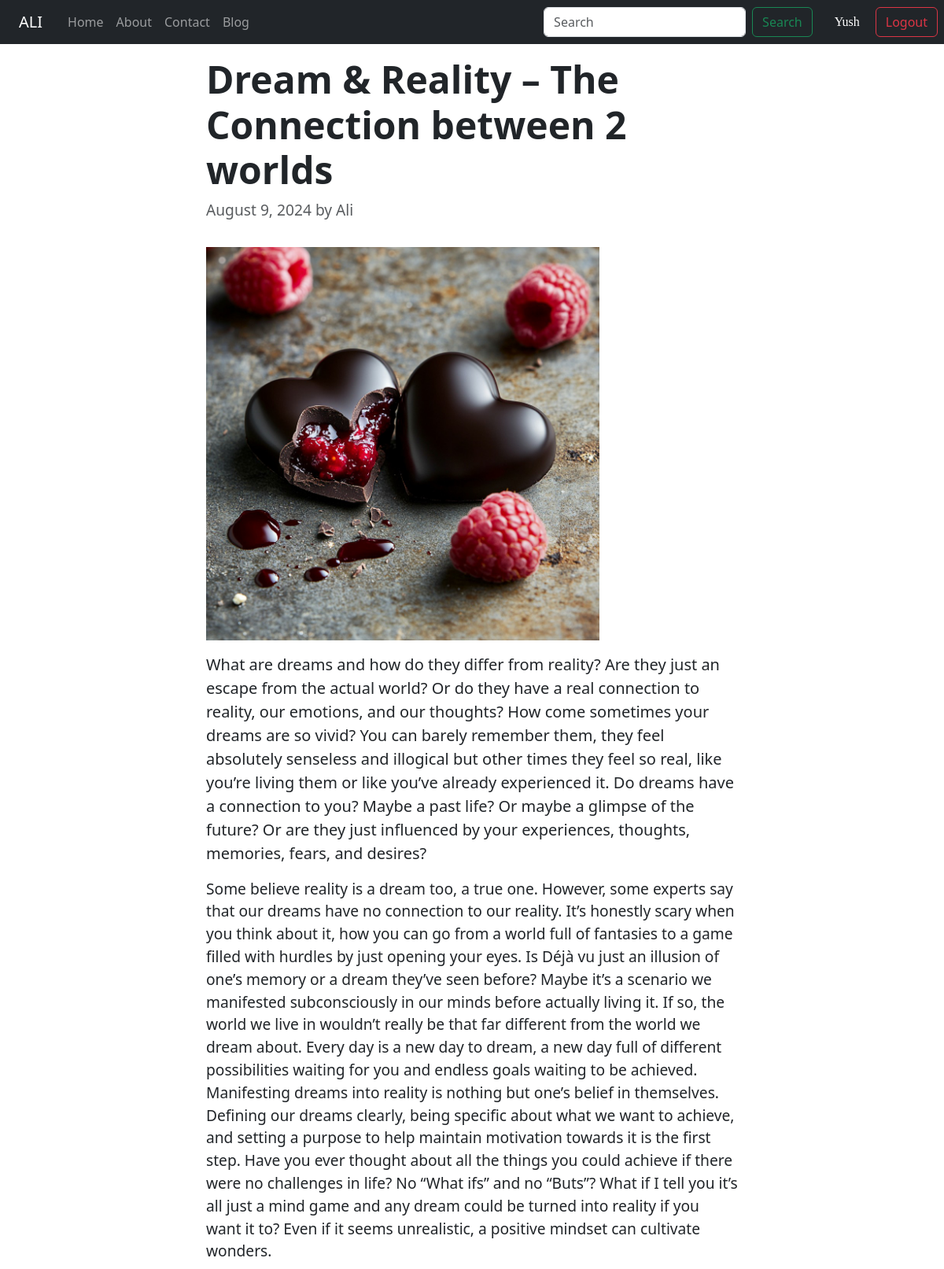
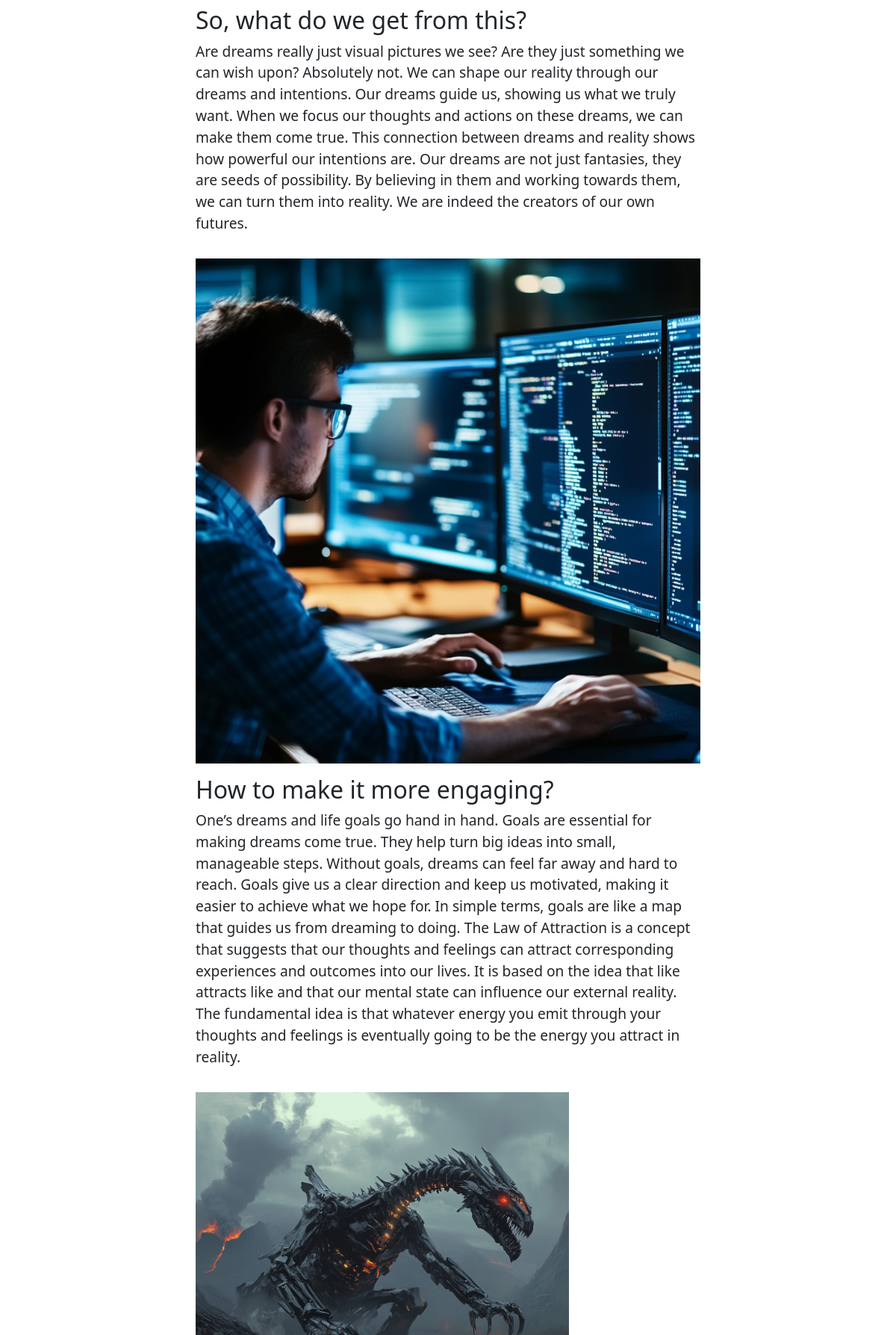
Screenshot of /blog/first/ (signed in, upper part) with the database file from the repository (2 pictures, top to bottom).
### ali/models.py (models this page shows, shortened)
class Post(models.Model):
    sno = models.AutoField(primary_key=True)
    title = models.CharField(max_length=255)
    author = models.CharField(max_length=50)
    intro = models.TextField(help_text="Short introduction or overview", null=True, blank=True)
    content = models.TextField(help_text="Main content of the article", null=True, blank=True)
    image1 = models.ImageField(upload_to='static/', null=True, blank=True, help_text="Main image")
    section1_title = models.CharField(max_length=255, blank=True, null=True, help_text="Title for section 1")
    section1_content = models.TextField(blank=True, null=True, help_text="Content for section 1")
    image2 = models.ImageField(upload_to='static/', null=True, blank=True, help_text="Image for section 1")
    section2_title = models.CharField(max_length=255, blank=True, null=True, help_text="Title for section 2")
    section2_content = models.TextField(blank=True, null=True, help_text="Content for section 2")
    image3 = models.ImageField(upload_to='static/', null=True, blank=True, help_text="Image for section 2")
    slug = models.SlugField(unique=True, max_length=150, null=True, blank=True)
    time_stamp = models.DateTimeField(auto_now_add=True)

### blog/views.py (the view)
# urls.py: path('<str:slug>/', views.blogpost, name='home'),
def blogpost(request, slug):
    post = Post.objects.filter(slug=slug).first()
    comments = PostComment.objects.filter(post=post, parent=None)
    replies = PostComment.objects.filter(post=post).exclude(parent=None)
    repDict = {}
    for reply in replies:
        if reply.parent.postSno not in repDict.keys():
            repDict[reply.parent.postSno] = [reply]
        else:
            repDict[reply.parent.postSno].append(reply)
    return render(request, 'ali/blogpost.html', {'post': post, "comments": comments, "user": request.user, "count": len(comments), "repDict": repDict})

### blog/templatetags/get_dict.py (called while the page is built)
@register.filter(name='get_val')
def get_val(dict, key):
    return dict.get(key)

### templates/ali/blogpost.html (shortened to what this page needs)
{% extends 'basic.html' %}
{% block body %}
{% load humanize %}
{% load get_dict %}
<div class="container my-3 col-md-8 col-lg-7">
    <article class="blog-post">
        <h1 class="display-5 font-weight-bold" style="font-weight: 700;">{{ post.title }}</h1>
        <p class="text-muted">{{ post.time_stamp|date:"F j, Y" }} by {{ post.author }}</p>
        {% if post.image3 %}
        <img src="{{ post.image3.url }}" alt="Description" style="width: 500px; height: auto;" class="img-fluid my-3">
        {% endif %}
        <p class="lead">{{ post.intro|safe }}</p>
        <p>{{ post.content }}</p>
        {% if post.section1_title %}
        <h2>{{ post.section1_title }}</h2>
        <p>{{ post.section1_content }}</p>
        {% if post.image1 %}
        <img src="{{ post.image1.url }}" alt="Section 1 Image" class="img-fluid my-3">
        {% endif %}
        {% endif %}
        {% if post.section2_title %}
        <h2>{{ post.section2_title }}</h2>
        <p>{{ post.section2_content }}</p>
        {% if post.image2 %}
        <img src="{{ post.image2.url }}" alt="Description" style="width: 500px; height: auto;" class="img-fluid my-3">
        {% endif %}
        {% endif %}
    </article>
</div>
    {% endblock %}

### templates/basic.html (shortened to what this page needs)
{% load static %}
<!doctype html>
<html lang="en">
<head>
  <link rel="stylesheet" href="https://cdn.jsdelivr.net/npm/bootstrap@5.3.3/dist/css/bootstrap.min.css"
>
</head>
<body>
  <nav class="navbar navbar-expand-lg navbar-dark bg-dark">
    <a class="navbar-brand mx-4" href="/">ALI</a>
    <div class="collapse navbar-collapse justify-content-between" id="navbarSupportedContent">
      <ul class="navbar-nav mb-2 mb-lg-0" id="navi">
        <li class="nav-item">
          <a class="nav-link {% block aliactive %}{% endblock aliactive%}" href="/">Home</a>
        </li>
        <li class="nav-item">
          <a class="nav-link {% block aboutactive %}{% endblock aboutactive %}" href="/blog/about">About</a>
        </li>
        <li class="nav-item">
          <a class="nav-link {% block contactactive %}{% endblock contactactive %}" href="/blog/contact">Contact</a>
        </li>
        <li class="nav-item">
          <a class="nav-link {% block bloghomeactive %}{% endblock bloghomeactive %}" href="/blog">Blog</a>
        </li>
      </ul>
      <form class="d-flex me-0" action="/blog/search" method="get">
        <input class="form-control me-2" name="query" id="search" type="search" placeholder="Search"
          aria-label="Search">
        <button class="btn btn-outline-success me-2" type="submit">Search</button>
        {% if user.is_authenticated %}
        <span class="welcome">{{user.username.capitalize}}</span>
        <a href="/logout"><button class="btn btn-outline-danger me-2" type="button">Logout</button></a>
        {% else %}
        <a href="/signup"><button class="btn btn-outline-success me-2" type="button">Signup</button></a>
        <a href="/signin"><button class="btn btn-outline-success me-2" type="button">Signin</button></a>
        {% endif %}
      </form>
    </div>
  </nav>
  {% block body %} {% endblock body %}
</body>
</html>

### templates/ali/blogpost.html (style rules this page uses)
.d-flex { margin-left: 12px; margin-right: 12px; }
.welcome { color: white; }
.welcome { display: flex; justify-content: center; align-items: center; color: white; margin: 0px 20px; font-family: cursive; }
p { font-size: larger; font-family: Impact, Haettenschweiler 'Arial Narrow Bold', sans-serif; font-weight: 400; }

### rows the page displays
Post: title "Dream & Reality – The Connection between 2 worlds", time_stamp "August 9, 2024", author "Ali", image3 (picture), intro "What are dreams and how do they differ from reality? Are they just an escape from the actual world? Or do they have a real connection to reality, our emotions, and our thoughts? How come sometimes your dreams are so vivid? You can barely remember them, they feel absolutely senseless and illogical but other times they feel so real, like you’re living them or like you’ve already experienced it. Do dreams have a connection to you? Maybe a past life? Or maybe a glimpse of the future? Or are they just influenced by your experiences, thoughts, memories, fears, and desires?", content "Some believe reality is a dream too, a true one. However, some experts say that our dreams have no connection to our reality. It’s honestly scary when you think about it, how you can go from a world full of fantasies to a game filled with hurdles by just opening your eyes. Is Déjà vu just an illusion of one’s memory or a dream they’ve seen before? Maybe it’s a scenario we manifested subconsciously in our minds before actually living it. If so, the world we live in wouldn’t really be that far different from the world we dream about. Every day is a new day to dream, a new day full of different possibilities waiting for you and endless goals waiting to be achieved. Manifesting dreams into…", section1_title "So, what do we get from this?", section1_content "Are dreams really just visual pictures we see? Are they just something we can wish upon? Absolutely not. We can shape our reality through our dreams and intentions. Our dreams guide us, showing us what we truly want. When we focus our thoughts and actions on these dreams, we can make them come true. This connection between dreams and reality shows how powerful our intentions are. Our dreams are not just fantasies, they are seeds of possibility. By believing in them and working towards them, we can turn them into reality. We are indeed the creators of our own futures.", image1 (picture), section2_title "How to make it more engaging?", section2_content "One’s dreams and life goals go hand in hand. Goals are essential for making dreams come true. They help turn big ideas into small, manageable steps. Without goals, dreams can feel far away and hard to reach. Goals give us a clear direction and keep us motivated, making it easier to achieve what we hope for. In simple terms, goals are like a map that guides us from dreaming to doing. The Law of Attraction is a concept that suggests that our thoughts and feelings can attract corresponding experiences and outcomes into our lives. It is based on the idea that like attracts like and that our mental state can influence our external reality. The fundamental idea is that whatever energy you emit…", image2 (picture)

### other values shown
{{ user.username.capitalize }} "Yush"
